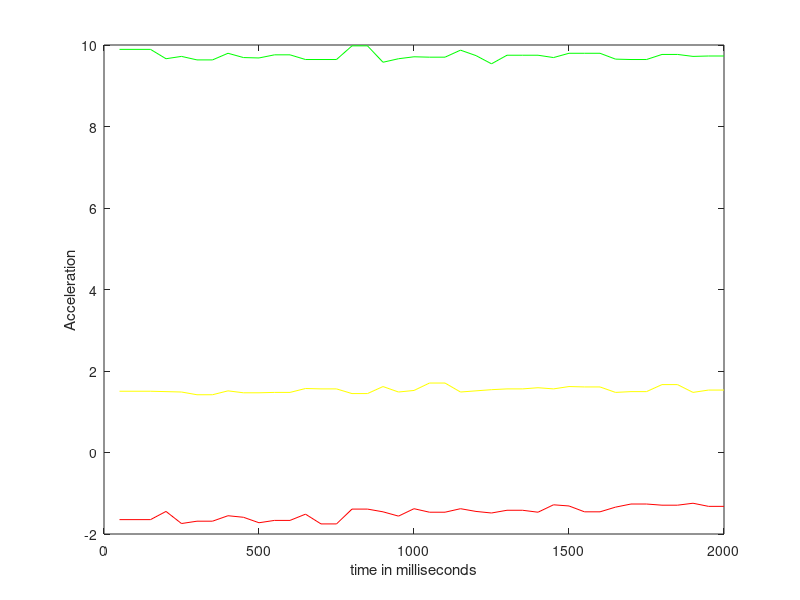

This figure's MATLAB source:
% Generated on Feb 13, 2015 5:41:22 PM
 % Generated by Yash Naik ECE573 
%The script extracts each of the three numbers from every element in Array A 
 % into 3 separate arrays and plot them agains time 
A = [ -1.6472107  1.5035586  9.892841; -1.6472107  1.5035586  9.892841; -1.6472107  1.5035586  9.892841; -1.4460979  1.4939818  9.662998; -1.7429788  1.484405  9.720459; -1.685518  1.4173675  9.634268; -1.685518  1.4173675  9.634268; -1.5514427  1.5131354  9.797073; -1.5897499  1.4652514  9.691729; -1.7238252  1.4652514  9.682152; -1.6663644  1.4748282  9.758766; -1.6663644  1.4748282  9.758766; -1.5131354  1.5705963  9.643845; -1.7525556  1.5610195  9.643845; -1.7525556  1.5610195  9.643845; -1.388637  1.4460979  9.9790325; -1.388637  1.4460979  9.9790325; -1.4556746  1.6184803  9.576807; -1.5610195  1.484405  9.662998; -1.3790601  1.5227122  9.710882; -1.4652514  1.7046716  9.701305; -1.4652514  1.7046716  9.701305; -1.3790601  1.484405  9.873688; -1.4460979  1.5131354  9.739613; -1.484405  1.541866  9.5385; -1.4173675  1.5610195  9.749189; -1.4173675  1.5610195  9.749189; -1.4652514  1.5897499  9.749189; -1.283292  1.5610195  9.691729; -1.3120226  1.6184803  9.797073; -1.4556746  1.6089035  9.797073; -1.4556746  1.6089035  9.797073; -1.340753  1.4748282  9.653421; -1.2641385  1.4939818  9.643845; -1.2641385  1.4939818  9.643845; -1.292869  1.6663644  9.768343; -1.292869  1.6663644  9.768343; -1.2449849  1.4748282  9.720459; -1.3215994  1.532289  9.730036; -1.3215994  1.532289  9.730036];

x=A(:,1);
y=A(:,2);
z=A(:,3); 
l=length(x); 
time=50:50:l*50; 
plot(time,x,'r',time,y,'y',time,z,'g')
xlabel('time in milliseconds');
ylabel('Acceleration');
